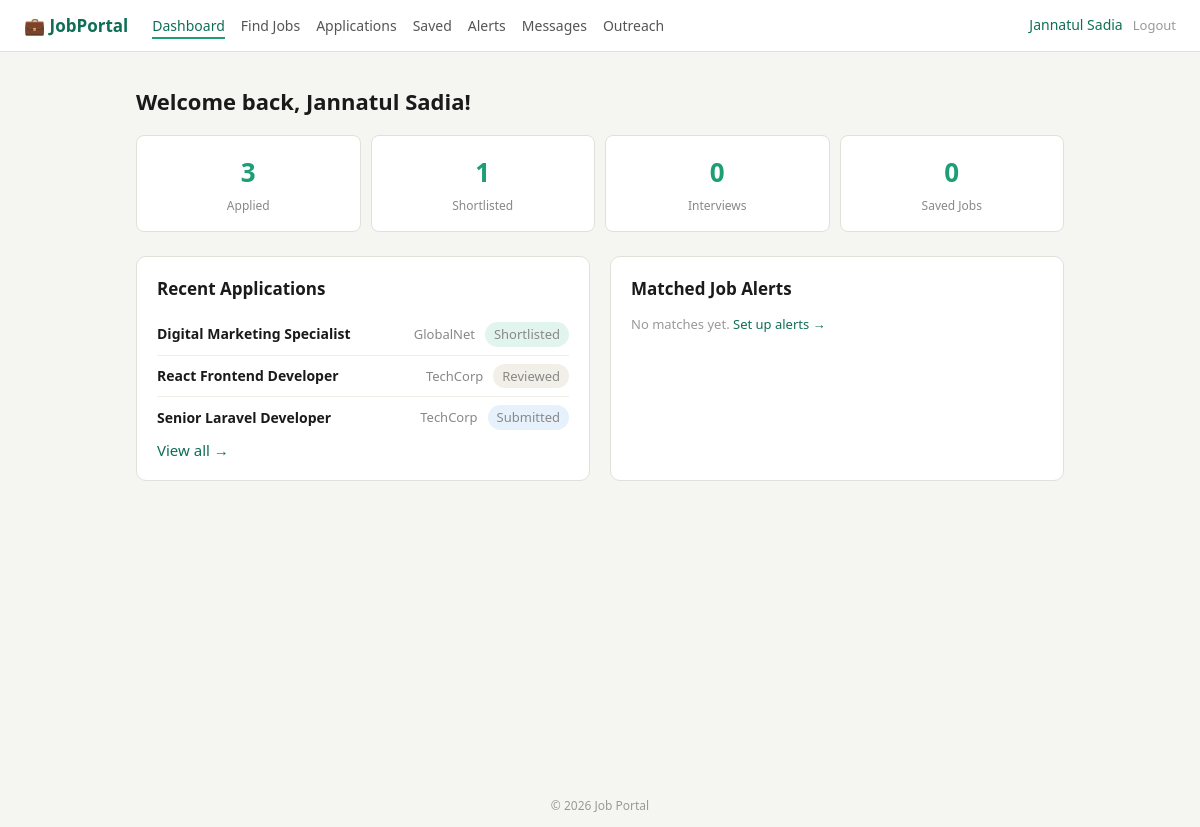
Page /seeker/index.php?action=dashboard (signed in) on the committed database.
### tables this page shows
CREATE TABLE `applications` (
  `id` int(11) NOT NULL,
  `job_id` int(11) NOT NULL,
  `seeker_id` int(11) NOT NULL,
  `recruiter_id` int(11) DEFAULT NULL,
  `cover_letter` text DEFAULT NULL,
  `resume_path` varchar(255) DEFAULT NULL,
  `status` enum('submitted','reviewed','shortlisted','interview','rejected','withdrawn','hired') DEFAULT 'submitted',
  `applied_at` timestamp NOT NULL DEFAULT current_timestamp()
);

CREATE TABLE `jobs` (
  `id` int(11) NOT NULL,
  `employer_id` int(11) NOT NULL,
  `recruiter_id` int(11) DEFAULT NULL,
  `category_id` int(11) NOT NULL,
  `title` varchar(150) NOT NULL,
  `description` text DEFAULT NULL,
  `requirements` text DEFAULT NULL,
  `benefits` text DEFAULT NULL,
  `salary_min` decimal(10,2) DEFAULT NULL,
  `salary_max` decimal(10,2) DEFAULT NULL,
  `location` varchar(150) DEFAULT NULL,
  `job_type` enum('full-time','part-time','remote','contract') NOT NULL,
  `experience_level` enum('entry','mid','senior') NOT NULL,
  `deadline` date DEFAULT NULL,
  `status` enum('active','closed','draft') DEFAULT 'active',
  `is_featured` tinyint(1) DEFAULT 0,
  `created_at` timestamp NOT NULL DEFAULT current_timestamp()
);

CREATE TABLE `employer_profiles` (
  `id` int(11) NOT NULL,
  `user_id` int(11) NOT NULL,
  `company_name` varchar(150) NOT NULL,
  `industry` varchar(100) DEFAULT NULL,
  `company_size` varchar(50) DEFAULT NULL,
  `description` text DEFAULT NULL,
  `website` varchar(255) DEFAULT NULL,
  `address` text DEFAULT NULL,
  `logo_path` varchar(255) DEFAULT NULL
);

### seeker/controllers/SeekerController.php (called while the page is built, shortened)
<?php
require_once __DIR__ . '/../models/SeekerModel.php';
class SeekerController {
    private SeekerModel $model;
    public function __construct() {
        $this->model = new SeekerModel();
    }
    public function dispatch(string $action): void {
        match($action) {
            'register'        => $this->showRegister(),
            'doRegister'      => $this->doRegister(),
            'login'           => $this->showLogin(),
            'doLogin'         => $this->doLogin(),
            'logout'          => $this->doLogout(),
            'dashboard'       => $this->showDashboard(),
            'profile'         => $this->showProfile(),
            'editProfile'     => $this->showEditProfile(),
            'saveProfile'     => $this->saveProfile(),
            'uploadResume'    => $this->uploadResume(),
            'uploadPic'       => $this->uploadPic(),
            'jobs'            => $this->showJobs(),
            'jobDetail'       => $this->showJobDetail(),
            'applyJob'        => $this->applyJob(),
            'withdraw'        => $this->withdrawApplication(),
            'applications'    => $this->showApplications(),
            'saveJob'         => $this->toggleSaveJob(),
            'savedJobs'       => $this->showSavedJobs(),
            'alerts'          => $this->showAlerts(),
            'createAlert'     => $this->createAlert(),
            'deleteAlert'     => $this->deleteAlert(),
            'messages'        => $this->showMessages(),
            'sendMessage'     => $this->sendMessage(),
            'outreach'        => $this->showOutreach(),
            'respondOutreach' => $this->respondOutreach(),
            'complaint'       => $this->showComplaintForm(),
            'submitComplaint' => $this->submitComplaint(),
            default           => $this->notFound(),
        };
    }
    private function userId(): int {
        return (int)$_SESSION['user_id'];
    }
    private function showDashboard(): void {
        $userId       = $this->userId();
        $applications = $this->model->getApplicationsBySeeker($userId);
        $savedJobs    = $this->model->getSavedJobs($userId);
        $matchedJobs  = $this->model->getMatchedAlertJobs($userId);
        $stats = [
            'total'       => count($applications),
            'shortlisted' => count(array_filter($applications, fn($a) => $a['status'] === 'shortlisted')),
            'interview'   => count(array_filter($applications, fn($a) => $a['status'] === 'interview')),
            'saved'       => count($savedJobs),
        ];
        $this->render('seeker/dashboard', [
            'applications' => array_slice($applications, 0, 5),
            'matchedJobs'  => array_slice($matchedJobs, 0, 5),
            'stats'        => $stats,
        ]);
    }
    private function render(string $view, array $data = []): void {
        extract($data);
        require __DIR__ . '/../views/' . $view . '.php';
    }
}

### seeker/index.php (called while the page is built)
<?php
require_once __DIR__ . '/controllers/SeekerController.php';
$action = trim($_GET['action'] ?? 'login');
$controller = new SeekerController();
$controller->dispatch($action);

### seeker/models/SeekerModel.php (called while the page is built, shortened)
<?php
class SeekerModel {
    public function getApplicationsBySeeker(int $seekerId): array {
        $db = getDB();
        $stmt = $db->prepare(
            "SELECT a.*, j.title AS job_title, j.location,
                    ep.company_name, ep.logo_path
             FROM applications a
             JOIN jobs j ON a.job_id = j.id
             LEFT JOIN employer_profiles ep ON j.employer_id = ep.user_id
             WHERE a.seeker_id = ?
             ORDER BY a.applied_at DESC"
        );
        $stmt->bind_param('i', $seekerId);
        $stmt->execute();
        return $stmt->get_result()->fetch_all(MYSQLI_ASSOC);
    }
    public function getSavedJobs(int $userId): array {
        $db = getDB();
        $stmt = $db->prepare(
            "SELECT sj.*, j.title, j.location, j.job_type, j.salary_min, j.salary_max,
                    j.deadline, j.status AS job_status,
                    ep.company_name, ep.logo_path
             FROM saved_jobs sj
             JOIN jobs j ON sj.job_id = j.id
             LEFT JOIN employer_profiles ep ON j.employer_id = ep.user_id
             WHERE sj.user_id = ?
             ORDER BY sj.saved_at DESC"
        );
        $stmt->bind_param('i', $userId);
        $stmt->execute();
        return $stmt->get_result()->fetch_all(MYSQLI_ASSOC);
    }
}

### seeker/views/seeker/dashboard.php (the view, shortened to what this page needs)
<?php
require __DIR__ . '/../layouts/header.php';
?>
<div class="container">
    <h1>Welcome back, <?= htmlspecialchars($_SESSION['name']) ?>!</h1>
    <div class="metric-grid">
        <div class="metric-card"><span class="metric-val"><?= $stats['total'] ?></span><span class="metric-label">Applied</span></div>
        <div class="metric-card"><span class="metric-val"><?= $stats['shortlisted'] ?></span><span class="metric-label">Shortlisted</span></div>
        <div class="metric-card"><span class="metric-val"><?= $stats['interview'] ?></span><span class="metric-label">Interviews</span></div>
        <div class="metric-card"><span class="metric-val"><?= $stats['saved'] ?></span><span class="metric-label">Saved Jobs</span></div>
    </div>
    <div class="two-col">
        <section class="card">
            <h2>Recent Applications</h2>
            <?php if (empty($applications)): ?>
                <p class="muted">No applications yet. <a href="/job_portal/seeker/index.php?action=jobs">Find jobs →</a></p>
            <?php else: ?>
                <ul class="app-list">
                    <?php foreach ($applications as $app): ?>
                    <li>
                        <strong><?= htmlspecialchars($app['job_title']) ?></strong>
                        <span><?= htmlspecialchars($app['company_name'] ?? '') ?></span>
                        <span class="status-badge status-<?= $app['status'] ?>"><?= ucfirst($app['status']) ?></span>
                    </li>
                    <?php endforeach; ?>
                </ul>
                <a href="/job_portal/seeker/index.php?action=applications">View all →</a>
            <?php endif; ?>
        </section>
        <section class="card">
            <h2>Matched Job Alerts</h2>
            <?php if (empty($matchedJobs)): ?>
                <p class="muted">No matches yet. <a href="/job_portal/seeker/index.php?action=alerts">Set up alerts →</a></p>
            <?php endif; ?>
        </section>
    </div>
</div>
<?php require __DIR__ . '/../layouts/footer.php'; ?>

### seeker/assets/css/style.css (style rules this page uses)
*, *::before, *::after { box-sizing: border-box; margin: 0; padding: 0; }
body { font-family: 'Segoe UI', Tahoma, Geneva, Verdana, sans-serif; font-size: 15px; background: #f5f5f2; color: #1a1a1a; line-height: 1.6; }
a { color: #0f6e56; text-decoration: none; }
h1 { font-size: 22px; font-weight: 600; margin-bottom: 1rem; }
h2 { font-size: 17px; font-weight: 600; margin-bottom: 0.75rem; }
.container { max-width: 960px; margin: 2rem auto; padding: 0 1rem; }
.two-col { display: grid; grid-template-columns: 1fr 1fr; gap: 1.25rem; }
.card { background: #fff; border: 1px solid #e2e0d8; border-radius: 10px; padding: 1.1rem 1.25rem; margin-bottom: 1rem; }
.status-badge { display: inline-block; padding: 2px 9px; border-radius: 999px; font-size: 12px; font-weight: 500; }
.status-submitted { background: #e6f1fb; color: #185fa5; }
.status-reviewed { background: #f1efe8; color: #5f5e5a; }
.status-shortlisted { background: #e1f5ee; color: #0f6e56; }
.metric-grid { display: grid; grid-template-columns: repeat(4, 1fr); gap: 10px; margin-bottom: 1.5rem; }
.metric-card { background: #fff; border: 1px solid #e2e0d8; border-radius: 8px; padding: 1rem; text-align: center; }
.metric-val { display: block; font-size: 26px; font-weight: 700; color: #1d9e75; }
.metric-label { display: block; font-size: 12px; color: #888; margin-top: 2px; }
.app-list { list-style: none; }
.app-list li { display: flex; align-items: center; gap: 10px; padding: 8px 0; border-bottom: 1px solid #f0ede8; font-size: 14px; flex-wrap: wrap; }
.app-list li:last-child { border-bottom: none; }
.app-list li strong { flex: 1 1 120px; }
.app-list li span { color: #888; font-size: 13px; }
.muted { color: #999; font-size: 13px; }

### rows in the picture
applications: job.title "Digital Marketing Specialist", employer_profiles.company_name "GlobalNet", status "Shortlisted"
applications: job.title "React Frontend Developer", employer_profiles.company_name "TechCorp", status "Reviewed"
applications: job.title "Senior Laravel Developer", employer_profiles.company_name "TechCorp", status "Submitted"

### other values in the picture
$_SESSION['name'] "Jannatul Sadia"
$stats['total'] "3"
$stats['shortlisted'] "1"
$stats['interview'] "0"
$stats['saved'] "0"
